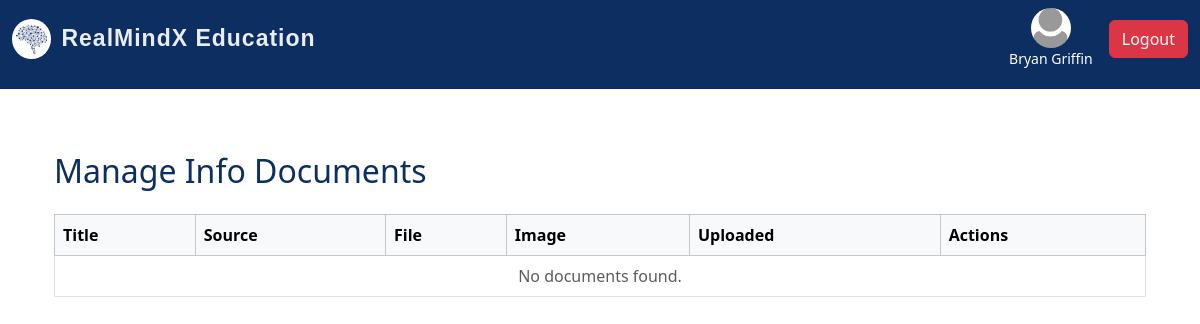
The page /admin/info/manage (signed in) on the database as committed earlier.
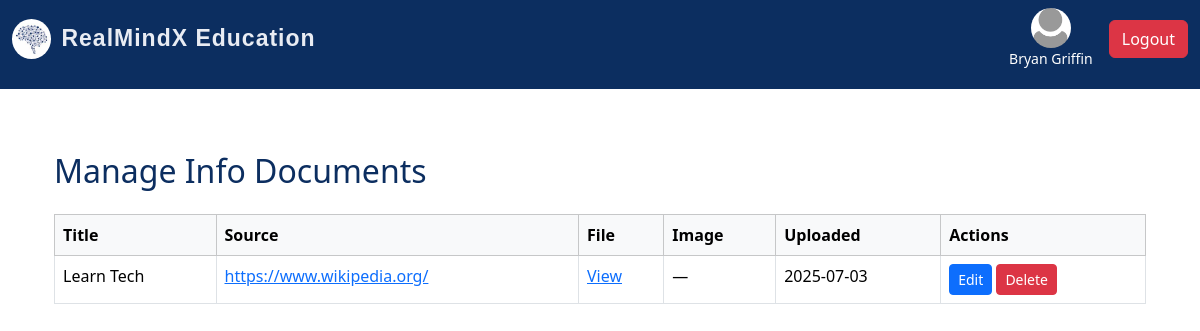
The same page on the database as committed later.
### realmind/models/resource_info.py (models this page shows)
class InfoDocument(db.Model):
    id = db.Column(db.Integer, primary_key=True)
    title = db.Column(db.String(255), nullable=False)
    source = db.Column(db.String(255), nullable=False)
    filename = db.Column(db.String(255), nullable=False)  # PDF or Word file
    image = db.Column(db.String(255))  # thumbnail
    upload_date = db.Column(db.DateTime, default=datetime.utcnow)
    ecommerce_id = db.Column(db.Integer, nullable=True)
    admin_id = db.Column(db.Integer, db.ForeignKey('admin.id'), nullable=False)
    admin = db.relationship('Admin', backref='info_documents')

### realmind/routes/admin_routes.py (the view)
@admin_bp.route('/admin/info/manage')
@login_required
def manage_info():
    documents = InfoDocument.query.order_by(InfoDocument.upload_date.desc()).all()
    print(f"DOCUMENTS FOUND: {len(documents)}")
    for doc in documents:
        print(f"Title: {doc.title}, Admin ID: {doc.admin_id}")
    return render_template('admin/manage_info.html', documents=documents)

### realmind/models/admin.py (called while the page is built)
    @property
    def is_admin(self):
        return True

### realmind/templates/admin/manage_info.html (shortened to what this page needs)
{% extends 'index.html' %}
{% block content %}
<div class="container py-5">
    <h2 class="mb-4">Manage Info Documents</h2>
    <table class="table table-bordered table-hover">
        <thead class="table-light">
            <tr>
                <th>Title</th>
                <th>Source</th>
                <th>File</th>
                <th>Image</th>
                <th>Uploaded</th>
                <th>Actions</th>
            </tr>
        </thead>
        <tbody>
            {% if documents %}
                {% for doc in documents %}
                <tr>
                    <td>{{ doc.title }}</td>
                    <td>
                      {% if doc.source.startswith('http') %}
                        <a href="{{ doc.source }}" target="_blank">{{ doc.source }}</a>
                      {% else %}
                        {{ doc.source }}
                      {% endif %}
                    </td>
                    <td>
                        <a href="{{ url_for('static', filename='uploads/' ~ doc.filename) }}" target="_blank">View</a>
                    </td>
                    <td>
                        {% if doc.image %}
                            <img src="{{ url_for('static', filename='uploads/' ~ doc.image) }}" width="60">
                        {% else %}
                            —
                        {% endif %}
                    </td>
                    <td>{{ doc.upload_date.strftime('%Y-%m-%d') }}</td>
                    <td>
                        <a href="{{ url_for('admin.edit_info', id=doc.id) }}" class="btn btn-sm btn-primary">Edit</a>
                        <button type="button" class="btn btn-sm btn-danger" data-bs-toggle="modal" data-bs-target="#deleteModal{{ doc.id }}">
                            Delete
                        </button>
                    </td>
                </tr>
                {% endfor %}
            {% else %}
                <tr>
                    <td colspan="6" class="text-center text-muted">No documents found.</td>
                </tr>
            {% endif %}
        </tbody>
    </table>
</div>
{% endblock %}

Rows that differ between the two databases and show on the page:
added InfoDocument: title "Learn Tech", source "https://www.wikipedia.org/", upload_date "2025-07-03"
Other text that changed with them:
text no longer shown: "No documents found."
